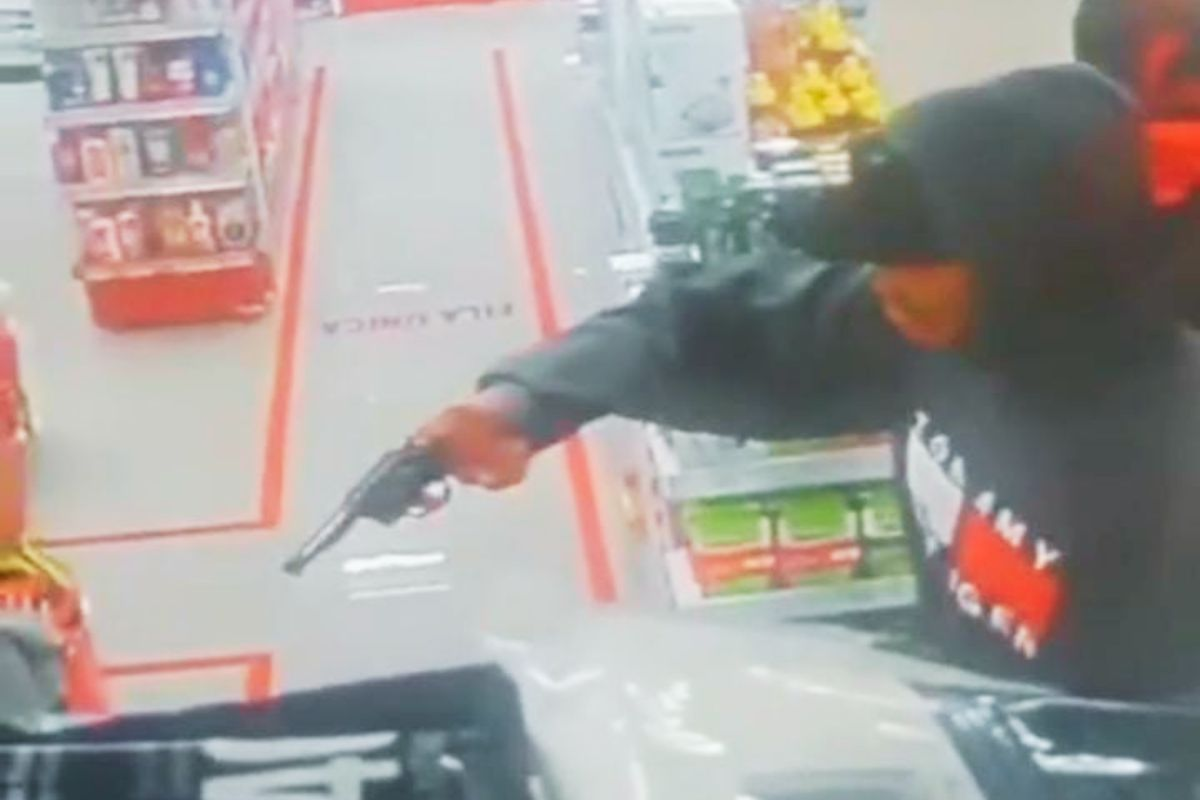
#> input picture testes/guns/assalto.jpg, 1200 x 800 px
$ python teste_llama32-vision.py
#> lines starting #> are read from the running program, lines starting #| are printed output that depends on the picture
import ollama
import time
from PIL import Image
import io
import json

class ImageOptimizer:
    def __init__(self, max_size=640, quality=80, use_grayscale=True):
        self.max_size = max_size
        self.quality = quality
        self.use_grayscale = use_grayscale

    def optimize_image(self, image_path):
        # Abre e otimiza a imagem
#> called with image_path = 'assalto.jpg'
        img = Image.open(image_path)
#> img is the input picture: PIL image 1200x800 RGB; mean R, G, B 163.8, 158.3, 154.5

        # Converte para escala de cinza se configurado
        if self.use_grayscale and img.mode in ('RGB', 'RGBA'):
            img = img.convert('L')
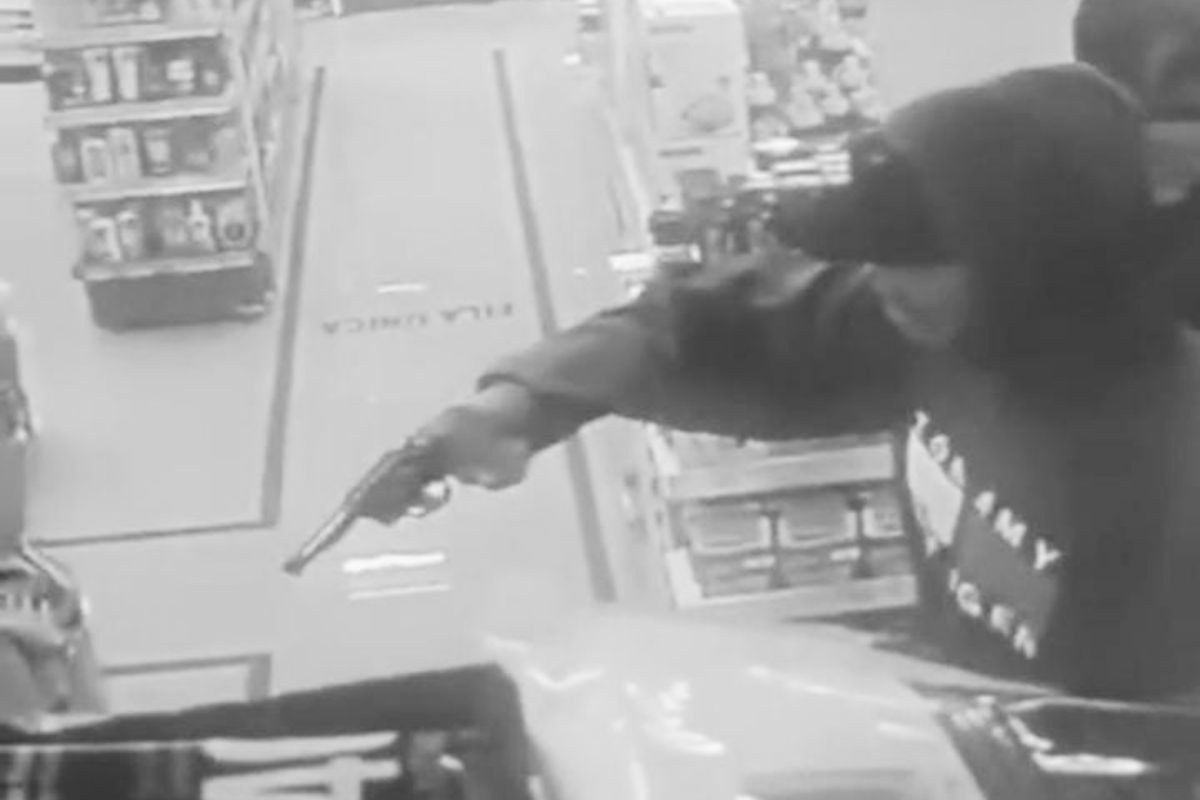
#> img: PIL image 1200x800 L; min 54, max 251, mean 159.5

        # Redimensiona se necessário
        if max(img.size) > self.max_size:
            ratio = self.max_size / max(img.size)
#> ratio = 0.533
            new_size = tuple([int(x * ratio) for x in img.size])
#> new_size = (640, 426)
            img = img.resize(new_size, Image.Resampling.LANCZOS)
#> img: PIL image 640x426 L

        # Salva a imagem otimizada
        optimized_path = 'optimized_' + image_path
        img.save(optimized_path,
                format='JPEG',
                quality=self.quality,
                optimize=True,
                progressive=True)

        return optimized_path

def process_image(image_path, model="llama3.2-vision"):
    optimizer = ImageOptimizer(max_size=640, quality=80, use_grayscale=True)
    optimized_image = optimizer.optimize_image(image_path)

    prompt = """Analyze this image and respond ONLY with a JSON object in the following format:
{
  "image_context": "brief description of the scene",
  "has_weapon": true/false,
  "has_people": true/false,
  "confidence": number between 0-100
}"""

    start_time = time.time()

#> (the run stopped early here; a loop or call above may not have finished)

$ run again, with testes/guns/image.png saved as testes/guns/assalto.jpg
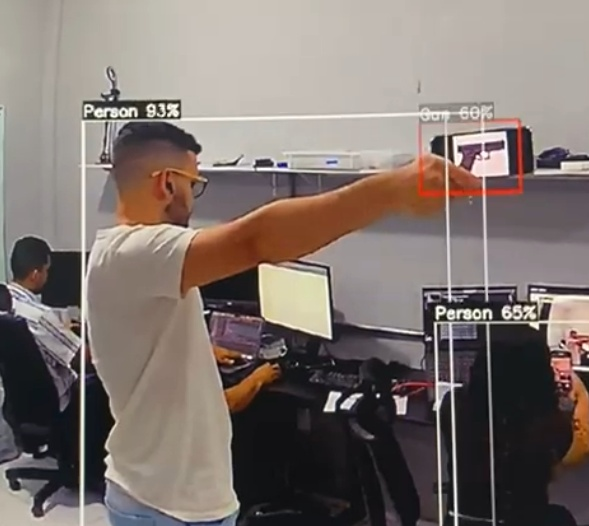
#> input picture testes/guns/image.png, 589 x 526 px
#> in optimize_image, img is the input picture: PIL image 589x526 RGB; mean R, G, B 126.8, 115.8, 110.7
#> in optimize_image, `img = img.convert('L')`:
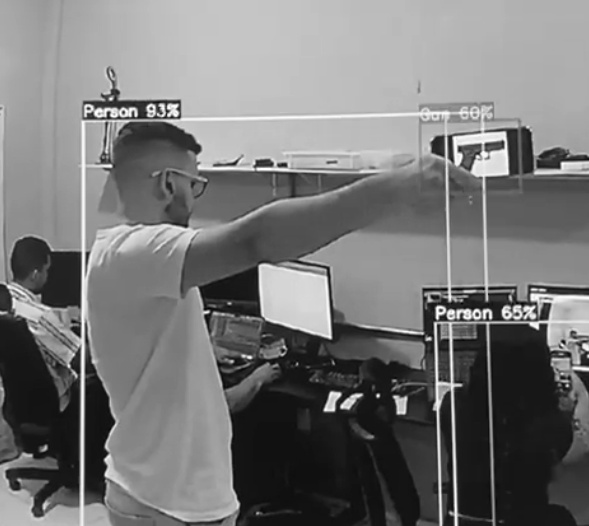
#> img: PIL image 589x526 L; min 1, max 255, mean 118.5
